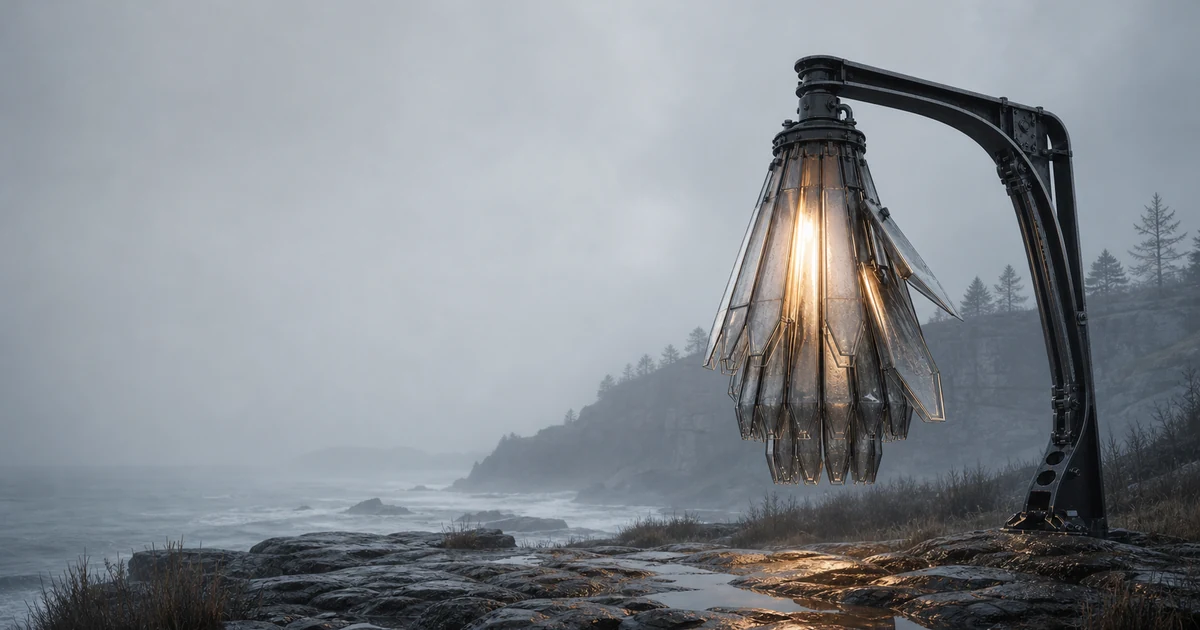
#> input picture assets/world-v5/social-source.webp, 1200 x 630 px
$ python -i generate_social_card_v5.py   (imports and definitions only)
#> lines starting #> are read from the running program, lines starting #| are printed output that depends on the picture
#> further down, picture is the input picture: PIL image 1200x630 RGB; mean R, G, B 133.8, 139.1, 144.9
#!/usr/bin/env python3
"""Build the Atlas V5 social card from the approved Control scene plate."""

from __future__ import annotations

import hashlib
import json
from pathlib import Path

from PIL import Image, ImageDraw, ImageEnhance, ImageFont


ROOT = Path(__file__).resolve().parents[1]
WORLD_MANIFEST = ROOT / "assets" / "world-v5" / "atlas-world-v2.json"
SOURCE = ROOT / "assets" / "world-v5" / "social-source.webp"
OUTPUT = ROOT / "assets" / "social-card-v5.jpg"
SERIF = ROOT / "assets" / "fonts" / "instrument-serif-regular-latin.woff2"
SANS = ROOT / "assets" / "fonts" / "inter-tight-latin.woff2"
SIZE = (1200, 630)

GRAPHITE = (13, 21, 23)
PALE_MARINE = (216, 232, 230)
SEA_GLASS = (169, 201, 198)
SALT = (241, 243, 237)


# [19 lines left out: functions _sha256, _validated_source, not called in this run]


def _marine_grade(image: Image.Image) -> Image.Image:
    graded = ImageEnhance.Color(image).enhance(0.76)
    graded = ImageEnhance.Contrast(graded).enhance(1.04)
    graded = ImageEnhance.Brightness(graded).enhance(0.88)
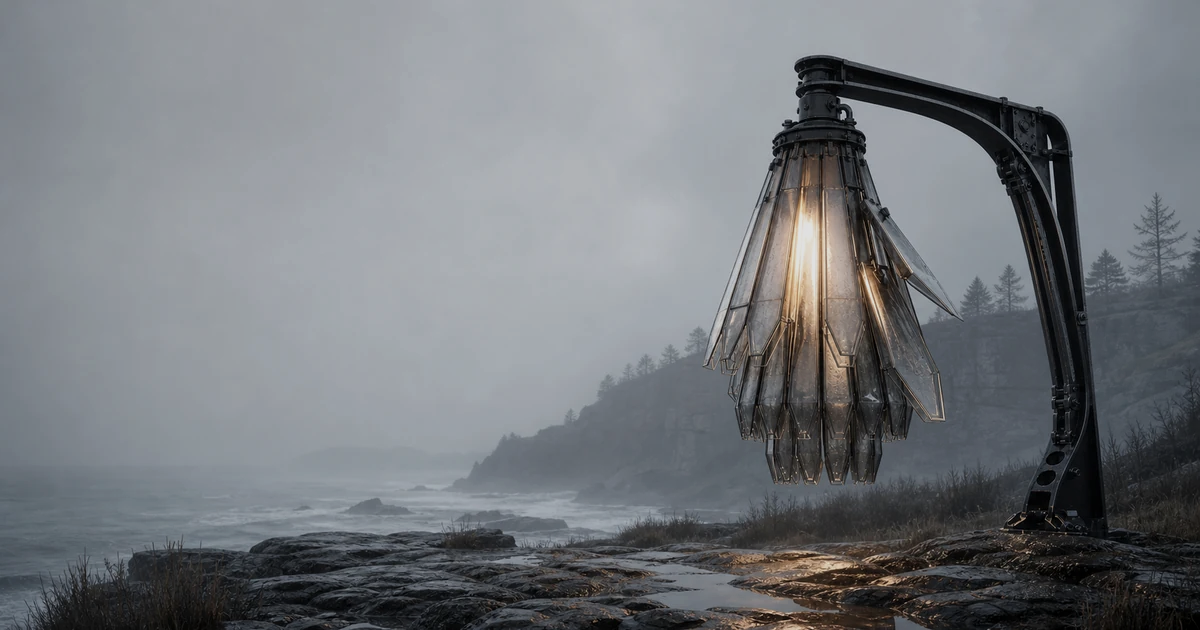
#> graded: PIL image 1200x630 RGB; mean R, G, B 117.2, 120.8, 125
    marine = Image.new("RGB", SIZE, (181, 207, 207))
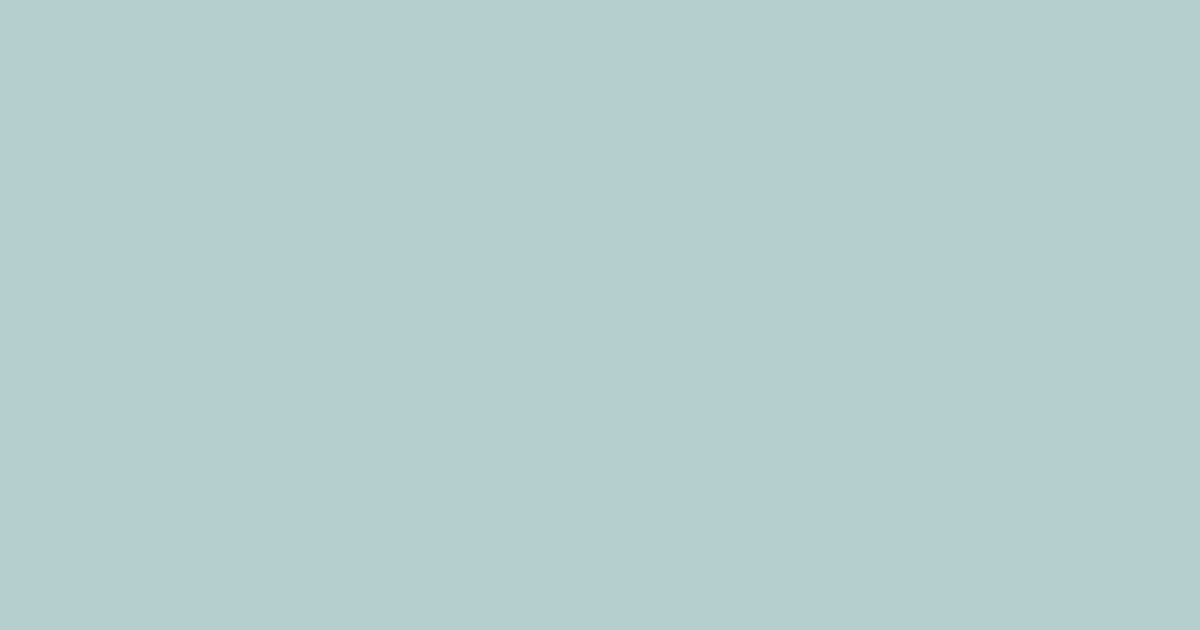
#> marine: PIL image 1200x630 RGB; mean R, G, B 181, 207, 207
    return Image.blend(graded, marine, 0.055).convert("RGBA")


# [59 lines left out: functions _graphite_field, build, not called in this run]


# [2 lines not run here, left out]

>>> from PIL import Image
>>> picture = Image.open('../assets/world-v5/social-source.webp')
>>> result = _marine_grade(picture)
